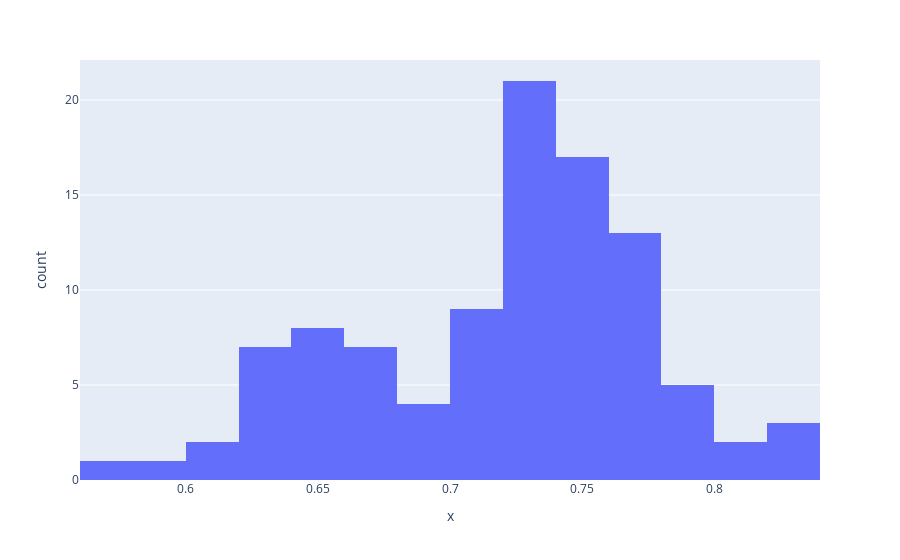

The notebook cell saved with this chart:
### Code cell
px.histogram(x=attach_iterations.loc[1465])

### Figure 1 — Plotly figure (JSON) as saved in the notebook; plotly's stock layout.template omitted (floating-point values rounded to 4 significant figures)
{"data": [{"alignmentgroup": "True", "bingroup": "x", "hovertemplate": "x=%{x}<br>count=%{y}<extra></extra>", "legendgroup": "", "marker": {"color": "#636efa"}, "name": "", "offsetgroup": "", "orientation": "v", "showlegend": false, "type": "histogram", "x": [0.6407, 0.7972, 0.7727, 0.712, 0.721, 0.715, 0.7361, 0.6115, 0.6642, 0.7696, 0.6115, 0.7452, 0.7483, 0.6731, 0.7361, 0.715, 0.694, 0.7483, 0.721, 0.7513, 0.8281, 0.6524, 0.7483, 0.7361, 0.8281, 0.6436, 0.685, 0.7574, 0.7452, 0.7635, 0.7666, 0.7422, 0.6436, 0.715, 0.629, 0.7604, 0.7972, 0.6554, 0.7361, 0.6377, 0.7361, 0.6231, 0.724, 0.7696, 0.7513, 0.6642, 0.7483, 0.6377, 0.6672, 0.6524, 0.724, 0.7301, 0.724, 0.7513, 0.7301, 0.6202, 0.718, 0.7604, 0.6701, 0.8126, 0.7849, 0.7911, 0.721, 0.7513, 0.5714, 0.7392, 0.6731, 0.8374, 0.7757, 0.6583, 0.727, 0.5914, 0.6348, 0.7604, 0.709, 0.7696, 0.697, 0.7331, 0.7696, 0.685, 0.8034, 0.7544, 0.6495, 0.7301, 0.7301, 0.7757, 0.6231, 0.715, 0.7422, 0.7574, 0.6672, 0.7574, 0.718, 0.7331, 0.715, 0.727, 0.7483, 0.7666, 0.724, 0.7849], "xaxis": "x", "yaxis": "y"}], "layout": {"autosize": true, "barmode": "relative", "legend": {"tracegroupgap": 0}, "margin": {"t": 60}, "xaxis": {"anchor": "y", "autorange": true, "domain": [0, 1], "range": [0.56, 0.84], "title": {"text": "x"}, "type": "linear"}, "yaxis": {"anchor": "x", "autorange": true, "domain": [0, 1], "range": [0, 22.11], "title": {"text": "count"}}}}
